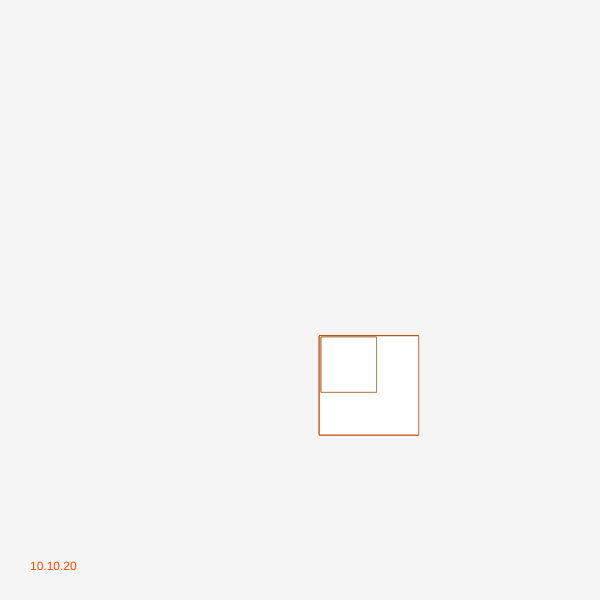
Frame 1 (no input)
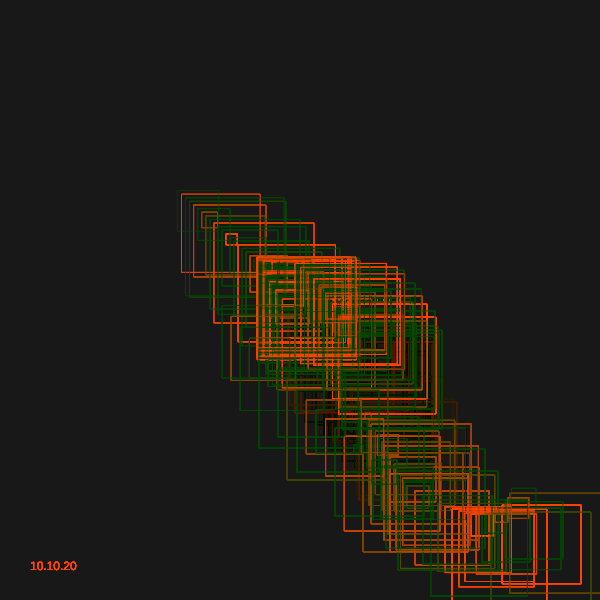
Frame 60 (no input)
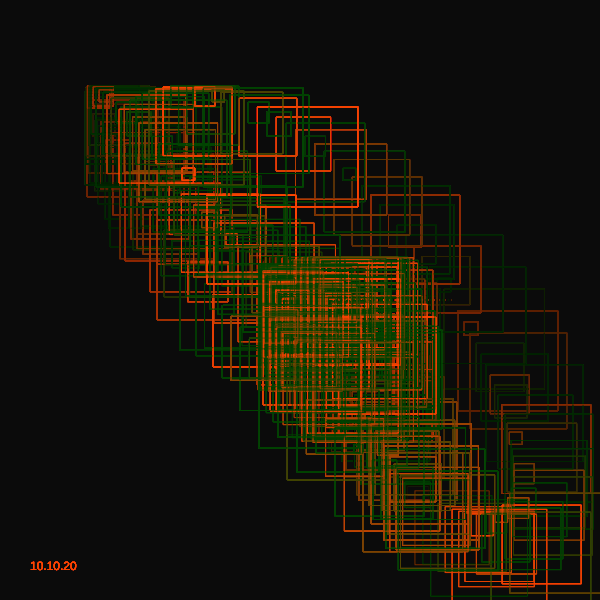
Frame 120 (the mouse pressed at the canvas centre since frame 60)

The p5.js sketch that drew these frames (run headless with seeded random() and noise() and a simulated clock; from frame 60 on, the mouse is pressed at the canvas centre):

// p5.js sketch
// ── sketch.js
let _aryObject = [];
let _tileNumT;
let _tileNumR;
let _ellipseRatio;
let _count;
let _stepR;
let _stepT;

function setup() {
  createCanvas(600, 600);
 
  // strokeJoin(MITER);
  
  _freqCount = 40;

  _count = 0;
  _ellipseRatio = 4;
  _tileNumT = 12;
  _tileNumR = 7;
  
  let layerNum = 40;
  let initT = int(random(_tileNumT));
  for (k = 1; k <= layerNum; k++) {
    let baseColor = 360 + random(20);
    _aryObject.push(new f(
      1, initT,
      color((baseColor + 180) % 360, 200, 50, 100),
      width/2/_tileNumR/layerNum*k
    ));
  }
}

function draw() {
  // clear();
 // blendMode(DIFFERENCE);
  background(0, 10);
  
  for (let i = 0; i < _aryObject.length; i++) {
    _aryObject[i].update();
    _aryObject[i].drawMe();
  }

  _count ++;
  noStroke()
  fill(255,69,0);
  text("10.10.20", 30, height-30);
  noFill();
  stroke(255,69,0);
}

class f {
  constructor(iR, iT, myColor,sw) {
    this.target_iR = iR;
    this.target_iT = iT;
    this.myColor = myColor;
    this.sw = sw *_ellipseRatio; 
    this.aryPoint = [];
  }

  setTarget() {
    _stepR = 4;
    _stepT = 2;
    this.iR = this.target_iR;
    this.iT = this.target_iT % _tileNumT;
    
    this.aryPoint.unshift([this.iR, this.iT]);

    let dir;
    if (this.iR <= _stepR) {
      dir = random(["down", "left", "right"]);
    } else if (this.iR >= _tileNumR-_stepR) {
      dir = random(["up", "left", "right"]);
    } else {
      dir = random(["up", "down", "left", "right"]);
    }

    if (dir == "up") { this.target_iR = this.iR - _stepR; }
    else if (dir == "down") { this.target_iR = this.iR + _stepR; }
    else if (dir == "left") { this.target_iT = this.iT - _stepT; }
    else if (dir == "right") { this.target_iT = this.iT + _stepT; }

    this.dR = (this.target_iR - this.iR) / (_freqCount+1);
    this.dT = (this.target_iT - this.iT) / (_freqCount+1);
  }
  
  update() {
    if (_count % _freqCount == 0) {
      this.setTarget();
    }

    if (this.target_iR == this.iR) { //dir = right or left
      this.aryPoint.unshift([this.iR, this.aryPoint[0][1] + this.dT]);
    } else if (this.target_iT == this.iT) {
      this.aryPoint.unshift([this.aryPoint[0][0] + this.dR, this.iT]);
    }

    while (this.aryPoint.length >= 20) {
      this.aryPoint.pop();
    }
  }

  drawMe() {
  
    strokeWeight(0.5)
    // noStroke()
    
    push();
    translate(width/2, height/2);

    for (let i = 0; i < this.aryPoint.length; i++) {
      var x =  width / 2 / _tileNumR * this.aryPoint[i][0] * cos(3.5*PI / _tileNumT * this.aryPoint[i][1]);
      var y = height / 2 / _tileNumR * this.aryPoint[i][0] * sin(4*PI / _tileNumT * this.aryPoint[i][1]);
      // rotate(sin(x/2))
        stroke(255*sin(x),69,0);
      rect(x,y, sin(y)*100, sin(y)*100);
    }
   
    pop();
  }
}
